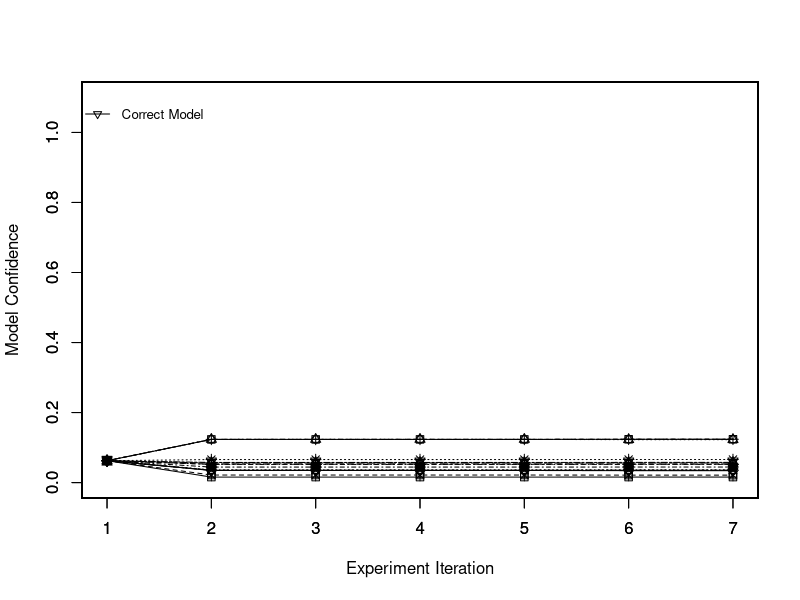

The R source for this figure:
library(gplots)

par(xaxt="n")
par(yaxt="n")

d <- read.table("lego_sim2.dat", header=FALSE)

iter <- d[,1]
m0p <- d[,2]
m1p <- d[,3]
m2p <- d[,4]
m3p <- d[,5]
m4p <- d[,6]
m5p <- d[,7]
m6p <- d[,8]
m7p <- d[,9]
m8p <- d[,10]
m9p <- d[,11]
m10p <- d[,12]
m11p <- d[,13]
m12p <- d[,14]
m13p <- d[,15]
m14p <- d[,16]
m15p <- d[,17]

m0sd <- d[,18]
m1sd <- d[,19]
m2sd <- d[,20]
m3sd <- d[,21]
m4sd <- d[,22]
m5sd <- d[,23]
m6sd <- d[,24]
m7sd <- d[,25]
m8sd <- d[,26]
m9sd <- d[,27]
m10sd <- d[,28]
m11sd <- d[,29]
m12sd <- d[,30]
m13sd <- d[,31]
m14sd <- d[,32]
m15sd <- d[,33]



plotCI(iter, m0p, m0sd, ylim = c(0, 1.1), lty=1, pch=0, xlab="", ylab="");
par(new=TRUE)

plot(iter, m0p, type = 'l', ylim = c(0, 1.1), lty=1, pch=0, xlab="", ylab="");
par(new=TRUE)

par(xaxt="n")
par(yaxt="n")

plotCI(iter, m1p, m1sd, ylim = c(0, 1.1), lty=2, pch=1, xlab="", ylab="");
par(new=TRUE)

plot(iter, m1p, type = 'l', ylim = c(0, 1.1), lty=2, pch=1, xlab="", ylab="");
par(new=TRUE)

par(xaxt="n")
par(yaxt="n")

plotCI(iter, m2p, m2sd, ylim = c(0, 1.1), lty=3, pch=2, xlab="", ylab="");
par(new=TRUE)

plot(iter, m2p, type = 'l', ylim = c(0, 1.1), lty=3, pch=2, xlab="", ylab="");
par(new=TRUE)

par(xaxt="n")
par(yaxt="n")

plotCI(iter, m3p, m3sd, ylim = c(0, 1.1), lty=4, pch=3, xlab="", ylab="");
par(new=TRUE)

plot(iter, m3p, type = 'l', ylim = c(0, 1.1), lty=4, pch=3, xlab="", ylab="");
par(new=TRUE)

par(xaxt="n")
par(yaxt="n")

plotCI(iter, m4p, m4sd, ylim = c(0, 1.1), lty=5, pch=4, xlab="", ylab="");
par(new=TRUE)

plot(iter, m4p, type = 'l', ylim = c(0, 1.1), lty=5, pch=4, xlab="", ylab="");
par(new=TRUE)

par(xaxt="n")
par(yaxt="n")

plotCI(iter, m5p, m5sd, ylim = c(0, 1.1), lty=6, pch=5, xlab="", ylab="");
par(new=TRUE)

plot(iter, m5p, type = 'l', ylim = c(0, 1.1), lty=6, pch=5, xlab="", ylab="");
par(new=TRUE)

par(xaxt="n")
par(yaxt="n")

plotCI(iter, m6p, m6sd, ylim = c(0, 1.1), lty=7, pch=6, xlab="", ylab="");
par(new=TRUE)

plot(iter, m6p, type = 'l', ylim = c(0, 1.1), lty=7, pch=6, xlab="", ylab="");
par(new=TRUE)

par(xaxt="n")
par(yaxt="n")

plotCI(iter, m7p, m7sd, ylim = c(0, 1.1), lty=8, pch=7, xlab="", ylab="");
par(new=TRUE)

plot(iter, m7p, type = 'l', ylim = c(0, 1.1), lty=8, pch=7, xlab="", ylab="");
par(new=TRUE)

par(xaxt="n")
par(yaxt="n")

plotCI(iter, m8p, m8sd, ylim = c(0, 1.1), lty=9, pch=8, xlab="", ylab="");
par(new=TRUE)

plot(iter, m8p, type = 'l', ylim = c(0, 1.1), lty=9, pch=8, xlab="", ylab="");
par(new=TRUE)

par(xaxt="n")
par(yaxt="n")

plotCI(iter, m9p, m9sd, ylim = c(0, 1.1), lty=10, pch=9, xlab="", ylab="");
par(new=TRUE)

plot(iter, m9p, type = 'l', ylim = c(0, 1.1), lty=10, pch=9, xlab="", ylab="");
par(new=TRUE)

par(xaxt="n")
par(yaxt="n")

plotCI(iter, m10p, m10sd, ylim = c(0, 1.1), lty=11, pch=10, xlab="", ylab="");
par(new=TRUE)

plot(iter, m10p, type = 'l', ylim = c(0, 1.1), lty=11, pch=10, xlab="", ylab="");
par(new=TRUE)

par(xaxt="n")
par(yaxt="n")

plotCI(iter, m11p, m11sd, ylim = c(0, 1.1), lty=12, pch=11, xlab="", ylab="");
par(new=TRUE)

plot(iter, m11p, type = 'l', ylim = c(0, 1.1), lty=12, pch=11, xlab="", ylab="");
par(new=TRUE)

par(xaxt="n")
par(yaxt="n")

plotCI(iter, m12p, m12sd, ylim = c(0, 1.1), lty=13, pch=12, xlab="", ylab="");
par(new=TRUE)

plot(iter, m12p, type = 'l', ylim = c(0, 1.1), lty=13, pch=12, xlab="", ylab="");
par(new=TRUE)



plotCI(iter, m13p, m13sd, ylim = c(0, 1.1), lty=14, pch=13, xlab="", ylab="");
par(new=TRUE)

plot(iter, m13p, type = 'l', ylim = c(0, 1.1), lty=14, pch=13, xlab="", ylab="");
par(new=TRUE)

par(xaxt="n")
par(yaxt="n")

plotCI(iter, m14p, m14sd, ylim = c(0, 1.1), lty=15, pch=14, xlab="", ylab="");
par(new=TRUE)

plot(iter, m14p, type = 'l', ylim = c(0, 1.1), lty=15, pch=14, xlab="", ylab="");
par(new=TRUE)

par(xaxt="s")
par(yaxt="s")

plotCI(iter, m15p, m15sd, ylim = c(0, 1.1), lty=16, pch=15, xlab="", ylab="");
par(new=TRUE)

plot(iter, m15p, type = 'l', ylim = c(0, 1.1), lty=16, pch=15, xlab="Experiment Iteration", ylab="Model Confidence");
par(new=TRUE)

legend("topleft", legend = c("Correct Model"), text.width = strwidth("Correct Model"), xjust = 1, yjust = 1, lty = c(7), pch = c(6), bty = "n", cex = 0.8, title = "")
